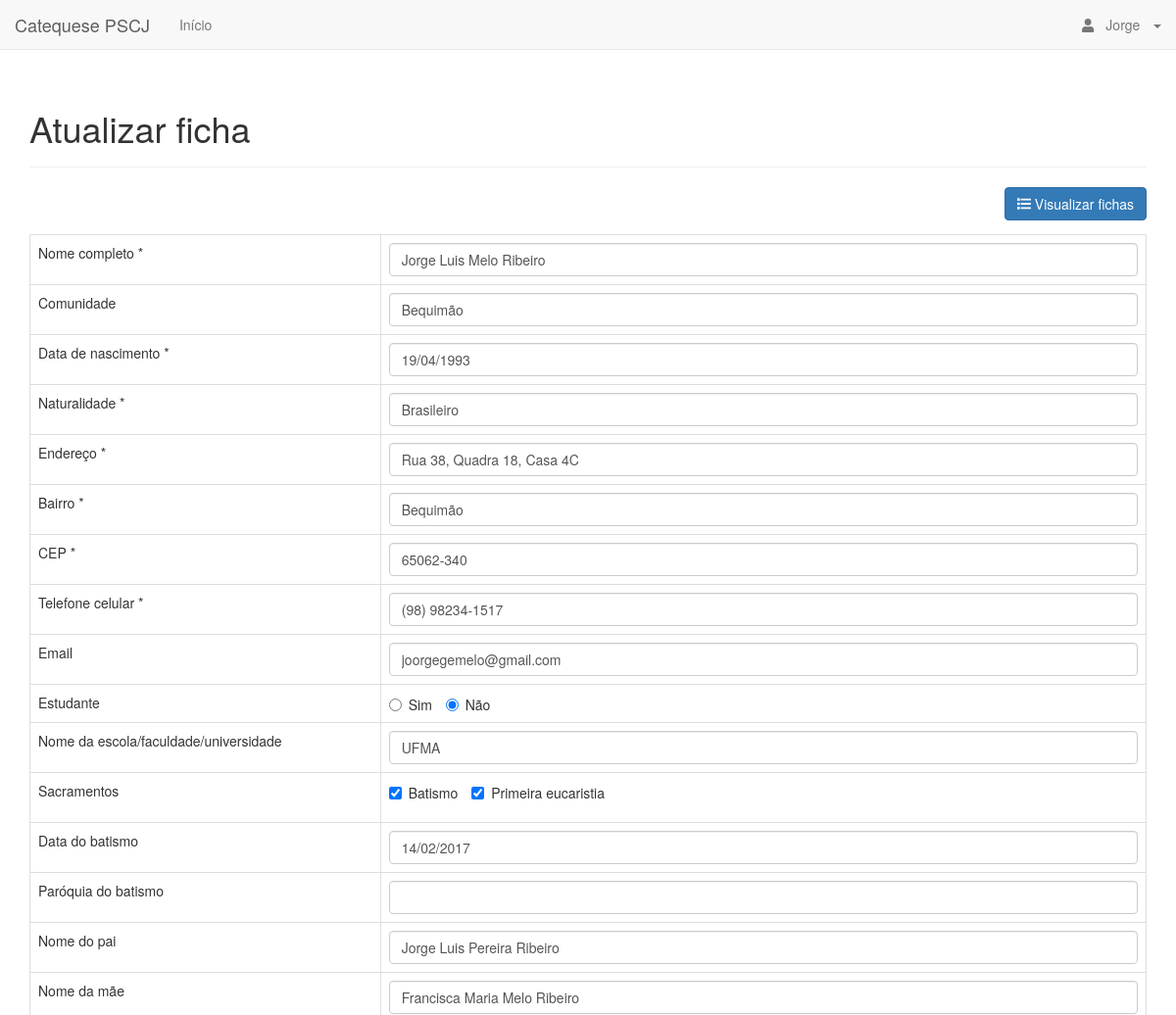
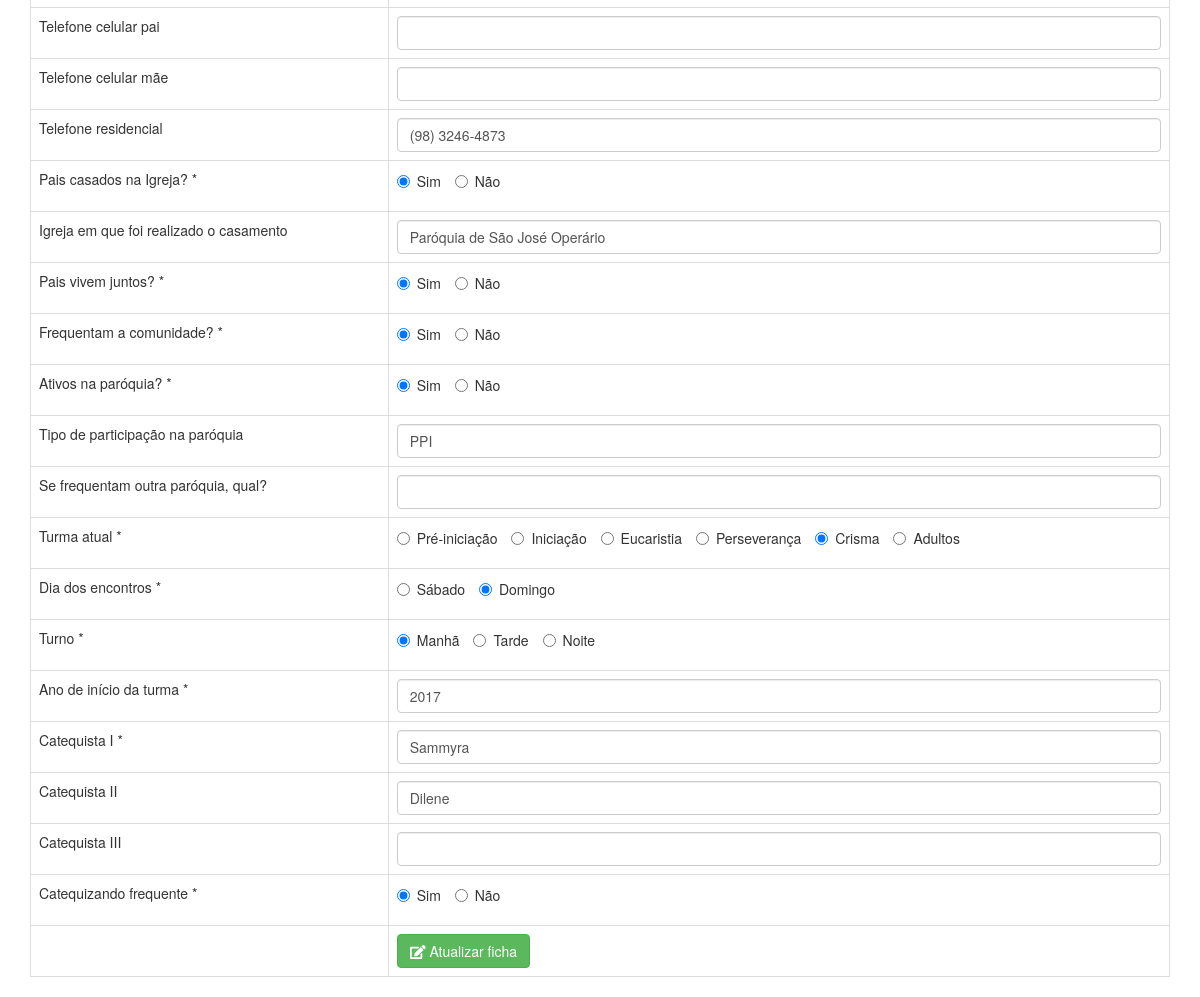
Screenshot of /atualiza_ficha.php?id=21 (signed in) with the database file from the repository (2 pictures, top to bottom).
### tables this page shows
CREATE TABLE `ficha` (
  `id` int(11) NOT NULL,
  `nome` varchar(128) NOT NULL,
  `comunidade` varchar(32) NOT NULL,
  `data_nascimento` date NOT NULL,
  `naturalidade` varchar(32) NOT NULL,
  `endereco` varchar(128) NOT NULL,
  `bairro` varchar(32) NOT NULL,
  `cep` varchar(9) NOT NULL,
  `telefone` varchar(32) NOT NULL,
  `email` varchar(64) NOT NULL,
  `estudante` tinyint(1) NOT NULL,
  `colegio` varchar(32) NOT NULL,
  `batismo` tinyint(1) NOT NULL,
  `eucaristia` tinyint(1) NOT NULL,
  `data_batismo` date NOT NULL,
  `paroquia_batismo` varchar(128) NOT NULL,
  `nome_pai` varchar(128) NOT NULL,
  `nome_mae` varchar(128) NOT NULL,
  `telefone_celular_pai` varchar(32) NOT NULL,
  `telefone_celular_mae` varchar(32) NOT NULL,
  `telefone_residencial` varchar(32) NOT NULL,
  `pais_casados_igreja` tinyint(1) NOT NULL,
  `igreja_casamento` varchar(128) NOT NULL,
  `pais_vivem_juntos` tinyint(1) NOT NULL,
  `frequentam_comunidade` tinyint(1) NOT NULL,
  `ativos_paroquia` tinyint(1) NOT NULL,
  `tipo_participacao` varchar(128) NOT NULL,
  `outra_paroquia` varchar(128) NOT NULL,
  `turma_atual` varchar(32) NOT NULL,
  `dia_da_semana` varchar(32) NOT NULL,
  `turno` varchar(32) NOT NULL,
  `ano_inicio_turma` varchar(11) NOT NULL,
  `catequista_1` varchar(128) NOT NULL,
  `catequista_2` varchar(128) NOT NULL,
  `catequista_3` varchar(128) NOT NULL,
  `catequizando_frequente` tinyint(1) NOT NULL,
  `preenchimento_ficha` int(11) NOT NULL,
  `modificacao_ficha` int(11) NOT NULL
);

### objects/ficha.php (called while the page is built, shortened)
<?php
class Ficha {
    private $conn;
    private $table_name = "ficha";
    public $id;
    public function __construct($db) {
        $this->conn = $db;
    }
    function readOne() {
        $query = "SELECT
                    *
                FROM
                    " . $this->table_name . "
                WHERE
                    id = ?
                LIMIT
                    0,1";
        $stmt = $this->conn->prepare( $query );
        $stmt->bindParam(1, $this->id);
        $stmt->execute();
        $row = $stmt->fetch(PDO::FETCH_ASSOC);
        $this->nome = $row['nome'];
        $this->comunidade = $row['comunidade'];
        $this->data_nascimento = $row['data_nascimento'];
        $this->naturalidade = $row['naturalidade'];
        $this->endereco = $row['endereco'];
        $this->bairro = $row['bairro'];
        $this->cep = $row['cep'];
        $this->telefone = $row['telefone'];
        $this->email = $row['email'];
        $this->estudante = $row['estudante'];
        $this->colegio = $row['colegio'];
        $this->batismo = $row['batismo'];
        $this->eucaristia = $row['eucaristia'];
        $this->data_batismo = $row['data_batismo'];
        $this->paroquia_batismo = $row['paroquia_batismo'];
        $this->nome_pai = $row['nome_pai'];
        $this->nome_mae = $row['nome_mae'];
        $this->telefone_celular_pai = $row['telefone_celular_pai'];
        $this->telefone_celular_mae = $row['telefone_celular_mae'];
        $this->telefone_residencial = $row['telefone_residencial'];
        $this->pais_casados_igreja = $row['pais_casados_igreja'];
        $this->igreja_casamento = $row['igreja_casamento'];
        $this->pais_vivem_juntos = $row['pais_vivem_juntos'];
        $this->frequentam_comunidade = $row['frequentam_comunidade'];
        $this->ativos_paroquia = $row['ativos_paroquia'];
        $this->tipo_participacao = $row['tipo_participacao'];
        $this->outra_paroquia = $row['outra_paroquia'];
        $this->turma_atual = $row['turma_atual'];
        $this->dia_da_semana = $row['dia_da_semana'];
        $this->turno = $row['turno'];
        $this->ano_inicio_turma = $row['ano_inicio_turma'];
        $this->catequista_1 = $row['catequista_1'];
        $this->catequista_2 = $row['catequista_2'];
        $this->catequista_3 = $row['catequista_3'];
        $this->catequizando_frequente = $row['catequizando_frequente'];
    }
}
?>

### atualiza_ficha.php (the view, shortened to what this page needs)
<?php
$id = isset($_GET['id']) ? $_GET['id'] : die('ERRO: Página inacessível.');
include_once 'objects/ficha.php';
$database = new Database();
$db = $database->getConnection();
$ficha = new Ficha($db);
$ficha->id = $id;
$ficha->readOne();
include_once "layout_header.php";
echo "<div class='right-button-margin'>";
    echo "<a href='index.php' class='btn btn-primary pull-right'>";
        echo "<span class='fas fa-list'></span> Visualizar fichas";
    echo "</a>";
echo "</div>";
?>
<form action="<?php echo htmlspecialchars($_SERVER["PHP_SELF"] . "?id={$id}");?>" method="post">
    <table class='table table-hover table-responsive table-bordered'>
        <tr>
            <td>Nome completo *</td>
            <td><input type='text' name='nome' value='<?php echo $ficha->nome ?>' class='form-control' autofocus required /></td>
        </tr>
        <tr>
            <td>Comunidade</td>
            <td><input type='text' name='comunidade' value='<?php echo $ficha->comunidade ?>' class='form-control' data-toggle='tooltip' data-placement='right' title='Nome do bairro em que está situada a Paróquia' /></td>
        </tr>
        <tr>
            <td>Data de nascimento *</td>
            <td><input type='text' name='data_nascimento' value='<?php echo date('d/m/Y', strtotime($ficha->data_nascimento)) ?>' class='data form-control' required /></td>
        </tr>
        <tr>
            <td>Naturalidade *</td>
            <td><input type='text' name='naturalidade' value='<?php echo $ficha->naturalidade ?>' class='form-control' required /></td>
        </tr>
        <tr>
            <td>Endereço *</td>
            <td><input type='text' name='endereco' value='<?php echo $ficha->endereco ?>' class='form-control' required /></td>
        </tr>
        <tr>
            <td>Bairro *</td>
            <td><input type='text' name='bairro' value='<?php echo $ficha->bairro ?>' class='form-control' required /></td>
        </tr>
        <tr>
            <td>CEP *</td>
            <td><input type='text' name='cep' value='<?php echo $ficha->cep ?>' class='cep form-control' data-toggle='tooltip' data-placement='right' title='Insira apenas os números e a formatação será automática' required /></td>
        </tr>
        <tr>
            <td>Telefone celular *</td>
            <td><input type='tel' name='telefone' value='<?php echo $ficha->telefone ?>' class='celular_com_ddd form-control' data-toggle='tooltip' data-placement='right' title='Insira apenas os números (com DDD) e a formatação será automática' required /></td>
        </tr>
         <tr>
            <td>Email</td>
            <td><input type='email' name='email' value='<?php echo $ficha->email ?>' class='form-control' /></td>
        </tr>
        <tr>
            <td>Estudante</td>
            <td>
                <label class='radio-inline'><input type='radio' value='1' <?php echo $ficha->estudante ? 'checked' : '' ?> name='estudante'>Sim</label>
                <label class='radio-inline'><input type='radio' value='0' <?php echo $ficha->estudante ? '' : 'checked' ?> name='estudante'>Não</label>
            </td>
        </tr>
        <tr>
            <td>Nome da escola/faculdade/universidade</td>
            <td><input type='text' name='colegio' value='<?php echo $ficha->colegio ?>' class='form-control' /></td>
        </tr>
        <tr style='height: 51px'>
            <td>Sacramentos</td>
            <td>
                <label class='checkbox-inline'><input type='checkbox' name='batismo' value='1' <?php echo $ficha->batismo ? 'checked' : '' ?>>Batismo</label>
                <label class='checkbox-inline'><input type='checkbox' name='eucaristia' value='1' <?php echo $ficha->eucaristia ? 'checked' : '' ?>>Primeira eucaristia</label>
            </td>
        </tr>
        <tr>
            <td>Data do batismo</td>
            <td><input type='text' name='data_batismo' value='<?php echo date('d/m/Y', strtotime($ficha->data_batismo)) ?>' class='data form-control' data-toggle='tooltip' data-placement='right' title='Insira apenas os números e a formatação será automática' /></td>
        </tr>
        <tr>
            <td>Paróquia do batismo</td>
            <td><input type='text' name='paroquia_batismo' value='<?php echo $ficha->paroquia_batismo ?>' class='form-control' /></td>
        </tr>
        <tr>
            <td>Nome do pai</td>
            <td><input type='text' name='nome_pai' value='<?php echo $ficha->nome_pai ?>' class='form-control' /></td>
        </tr>
        <tr>
            <td>Nome da mãe</td>
            <td><input type='text' name='nome_mae' value='<?php echo $ficha->nome_mae ?>' class='form-control' /></td>
        </tr>
        <tr>
            <td>Telefone celular pai</td>
            <td><input type='tel' name='telefone_celular_pai' value='<?php echo $ficha->telefone_celular_pai ?>' class='celular_com_ddd form-control' data-toggle='tooltip' data-placement='right' title='Insira apenas os números (com DDD) e a formatação será automática' /></td>
        </tr>
        <tr>
            <td>Telefone celular mãe</td>
            <td><input type='tel' name='telefone_celular_mae' value='<?php echo $ficha->telefone_celular_mae ?>' class='celular_com_ddd form-control' data-toggle='tooltip' data-placement='right' title='Insira apenas os números (com DDD) e a formatação será automática' /></td>
        </tr>
        <tr>
            <td>Telefone residencial</td>
            <td><input type='tel' name='telefone_residencial' value='<?php echo $ficha->telefone_residencial ?>' class='telefone_com_ddd form-control' data-toggle='tooltip' data-placement='right' title='Insira apenas os números (com DDD) e a formatação será automática' /></td>
        </tr>
        <tr style='height: 51px'>
            <td>Pais casados na Igreja? *</td>
            <td>
                <label class='radio-inline'><input type='radio' value='1' <?php echo $ficha->pais_casados_igreja ? 'checked' : '' ?> name='pais_casados_igreja' required>Sim</label>
                <label class='radio-inline'><input type='radio' value='0' <?php echo $ficha->pais_casados_igreja ? '' : 'checked' ?> name='pais_casados_igreja'>Não</label>
            </td>
        </tr>
        <tr>
            <td>Igreja em que foi realizado o casamento</td>
            <td><input type='text' name='igreja_casamento' value='<?php echo $ficha->igreja_casamento ?>' class='form-control' /></td>
        </tr>
        <tr style='height: 51px'>
            <td>Pais vivem juntos? *</td>
            <td>
                <label class='radio-inline'><input type='radio' value='1' <?php echo $ficha->pais_vivem_juntos ? 'checked' : '' ?> name='pais_vivem_juntos' required>Sim</label>
                <label class='radio-inline'><input type='radio' value='0' <?php echo $ficha->pais_vivem_juntos ? '' : 'checked' ?> name='pais_vivem_juntos'>Não</label>
            </td>
        </tr>
        <tr style='height: 51px'>
            <td>Frequentam a comunidade? *</td>
            <td>
                <label class='radio-inline'><input type='radio' value='1' <?php echo $ficha->frequentam_comunidade ? 'checked' : '' ?> name='frequentam_comunidade' required>Sim</label>
                <label class='radio-inline'><input type='radio' value='0' <?php echo $ficha->frequentam_comunidade ? '' : 'checked' ?> name='frequentam_comunidade'>Não</label>
            </td>
        </tr>
        <tr style='height: 51px'>
            <td>Ativos na paróquia? *</td>
            <td>
                <label class='radio-inline'><input type='radio' value='1' <?php echo $ficha->ativos_paroquia ? 'checked' : '' ?> name='ativos_paroquia' required>Sim</label>
                <label class='radio-inline'><input type='radio' value='0' <?php echo $ficha->ativos_paroquia ? '' : 'checked' ?> name='ativos_paroquia'>Não</label>
            </td>
        </tr>
        <tr>
            <td>Tipo de participação na paróquia</td>
            <td><input type='text' name='tipo_participacao' value='<?php echo $ficha->tipo_participacao ?>' class='form-control' /></td>
        </tr>
        <tr>
            <td>Se frequentam outra paróquia, qual?</td>
            <td><input type='text' name='outra_paroquia' value='<?php echo $ficha->outra_paroquia ?>' class='form-control' /></td>
        </tr>
        <tr style='height: 51px'>
            <td>Turma atual *</td>
            <td>
                <label class='radio-inline'><input type='radio' value='Pré-iniciação' <?php echo $ficha->turma_atual == 'Pré-iniciação' ? 'checked' : '' ?> name='turma_atual' required>Pré-iniciação</label>
                <label class='radio-inline'><input type='radio' value='Iniciação' <?php echo $ficha->turma_atual == 'Iniciação' ? 'checked' : '' ?> name='turma_atual'>Iniciação</label>
                <label class='radio-inline'><input type='radio' value='Eucaristia' <?php echo $ficha->turma_atual == 'Eucaristia' ? 'checked' : '' ?> name='turma_atual'>Eucaristia</label>
                <label class='radio-inline'><input type='radio' value='Perseverança' <?php echo $ficha->turma_atual == 'Perseverança' ? 'checked' : '' ?> name='turma_atual'>Perseverança</label>
                <label class='radio-inline'><input type='radio' value='Crisma' <?php echo $ficha->turma_atual == 'Crisma' ? 'checked' : '' ?> name='turma_atual'>Crisma</label>
                <label class='radio-inline'><input type='radio' value='Adultos' <?php echo $ficha->turma_atual == 'Adultos' ? 'checked' : '' ?> name='turma_atual'>Adultos</label>
            </td>
        </tr>
        <tr style='height: 51px'>
            <td>Dia dos encontros *</td>
            <td>
                <label class='radio-inline'><input type='radio' value='Sábado' <?php echo $ficha->dia_da_semana == 'Sábado' ? 'checked' : '' ?> name='dia_da_semana' required>Sábado</label>
                <label class='radio-inline'><input type='radio' value='Domingo' <?php echo $ficha->dia_da_semana == 'Domingo' ? 'checked' : '' ?> name='dia_da_semana'>Domingo</label>
            </td>
        </tr>
        <tr style='height: 51px'>
            <td>Turno *</td>
            <td>
                <label class='radio-inline'><input type='radio' value='Manhã' <?php echo $ficha->turno == 'Manhã' ? 'checked' : '' ?> name='turno' required>Manhã</label>
                <label class='radio-inline'><input type='radio' value='Tarde' <?php echo $ficha->turno == 'Tarde' ? 'checked' : '' ?> name='turno'>Tarde</label>
                <label class='radio-inline'><input type='radio' value='Noite' <?php echo $ficha->turno == 'Noite' ? 'checked' : '' ?> name='turno'>Noite</label>
            </td>
        </tr>
        <tr>
            <td>Ano de início da turma *</td>
            <td><input type='text' name='ano_inicio_turma' value='<?php echo $ficha->ano_inicio_turma ?>' class='ano form-control' required /></td>
        </tr>
        <tr>
            <td>Catequista I *</td>
            <td><input type='text' name='catequista_1' value='<?php echo $ficha->catequista_1 ?>' class='form-control' data-toggle='tooltip' data-placement='right' title='Insira apenas nome e sobrenome do(a) catequista' required /></td>
        </tr>
        <tr>
            <td>Catequista II</td>
            <td><input type='text' name='catequista_2' value='<?php echo $ficha->catequista_2 ?>' class='form-control' data-toggle='tooltip' data-placement='right' title='Preencha apenas nome e sobrenome do(a) catequista' /></td>
        </tr>
        <tr>
            <td>Catequista III</td>
            <td><input type='text' name='catequista_3' value='<?php echo $ficha->catequista_3 ?>' class='form-control' data-toggle='tooltip' data-placement='right' title='Preencha apenas nome e sobrenome do(a) catequista' /></td>
        </tr>
        <tr style='height: 51px'>
            <td>Catequizando frequente *</td>
            <td>
                <label class='radio-inline'><input type='radio' value='1' <?php echo $ficha->catequizando_frequente ? 'checked' : '' ?> name='catequizando_frequente' required>Sim</label>
                <label class='radio-inline'><input type='radio' value='0' <?php echo $ficha->catequizando_frequente ? '' : 'checked' ?> name='catequizando_frequente'>Não</label>
            </td>
        </tr>
        <tr>
            <td></td>
            <td>
                <button type='submit' class='btn btn-success'>
                    <span class='fas fa-edit'></span> Atualizar ficha
                </button>
            </td>
        </tr>
    </table>
</form>
<?php
include_once "layout_footer.php";
?>

### libs/css/custom.css (style rules this page uses)
.right-button-margin { margin: 0 0 1em 0; overflow: hidden; }

### rows the page displays
ficha: nome "Jorge Luis Melo Ribeiro", comunidade "Bequimão", data_nascimento "19/04/1993", naturalidade "Brasileiro", endereco "Rua 38, Quadra 18, Casa 4C", bairro "Bequimão", cep "65062-340", telefone "(98) 98234-1517", email "joorgegemelo@gmail.com", estudante "☐ Sim", estudante "☑ Não", colegio "UFMA", batismo "☑", eucaristia "☑", data_batismo "14/02/2017", nome_pai "Jorge Luis Pereira Ribeiro", nome_mae "Francisca Maria Melo Ribeiro", telefone_residencial "(98) 3246-4873", pais_casados_igreja "☑ Sim", pais_casados_igreja "☐ Não", igreja_casamento "Paróquia de São José Operário", pais_vivem_juntos "☑ Sim", pais_vivem_juntos "☐ Não", frequentam_comunidade "☑ Sim", frequentam_comunidade "☐ Não", ativos_paroquia "☑ Sim", ativos_paroquia "☐ Não", tipo_participacao "PPI", turma_atual "☐ Pré-iniciação", turma_atual "☐ Iniciação", turma_atual "☐ Eucaristia", turma_atual "☐ Perseverança", turma_atual "☑ Crisma", turma_atual "☐ Adultos", dia_da_semana "☐ Sábado", dia_da_semana "☑ Domingo", turno "☑ Manhã", turno "☐ Tarde", turno "☐ Noite", ano_inicio_turma "2017", catequista_1 "Sammyra", catequista_2 "Dilene", catequizando_frequente "☑ Sim", catequizando_frequente "☐ Não"

### other values shown
$_SESSION['nome'] "Jorge"
$page_title "Atualizar ficha"
